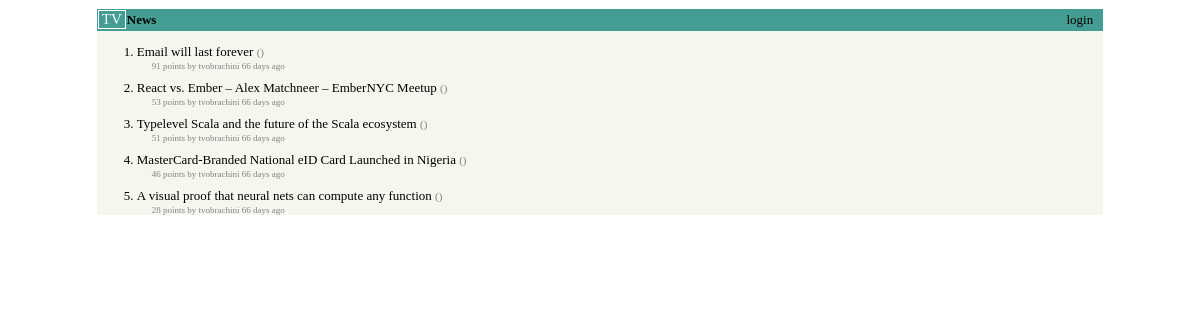
Before: / with the older database file.
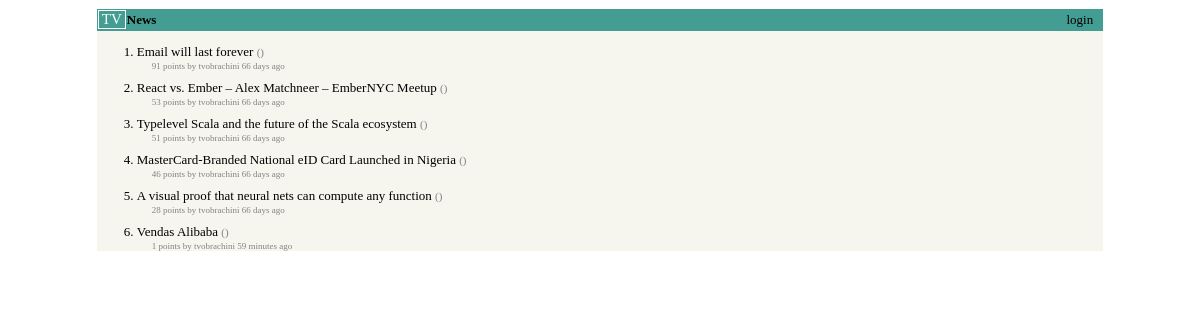
After: the same page with the newer database file.
### stories/models.py (models this page shows, shortened)
class Story(models.Model):
    title = models.CharField(max_length=200)
    url = models.URLField()
    points = models.IntegerField(default=1)
    moderator = models.ForeignKey(User)
    created_at = models.DateTimeField(auto_now_add=True)
    updated_at = models.DateTimeField(auto_now=True)
    @property
    def domain(self):
        return urlparse(self.url).netloc
    class Meta:
        verbose_name_plural = 'stories'

### stories/views.py (the view)
# urls.py: url(r'^$', "stories.views.index"),
def index(request):
    stories = top_stories(top=30)
    return render(request, "stories/index.html", {
                  "stories": stories,
                  "user": request.user
                  })

### stories/templatetags/story_extras.py (called while the page is built)
@register.filter(name="age")
def age(created_at):
    now = datetime.datetime.utcnow().replace(tzinfo=utc)
    age_in_minutes = int((now - created_at).total_seconds())/60
    if age_in_minutes < 60:
        value = age_in_minutes
        precision = "minute"
    elif age_in_minutes < 60*24:
        value = age_in_minutes//60
        precision = "hour"
    else:
        value = age_in_minutes//(60*24)
        precision = "day"
    age_string = "%d %s%s ago" % (value, precision, ("s" if value > 1 else ""))
    return age_string

### stories/views.py (called while the page is built)
def score(story, gravity=1.8, timebase=120):
    points = (story.points - 1)**0.8
    now = datetime.datetime.utcnow().replace(tzinfo=utc)
    age = int((now - story.created_at).total_seconds())/60
    return points/(age+timebase)**1.8

def top_stories(top=180, consider=1000):
    latest_stories = Story.objects.all().order_by("-created_at")[:consider]
    ranked_stories = sorted(
        [(score(story), story) for story in latest_stories],
        reverse=True)
    return [story for _, story in ranked_stories][:top]

### stories/templates/stories/index.html
{% extends "base.html" %}
{% load story_extras %}
{% block content %}
    <ol>
    {% for story in stories %}
        <li>
            <p class="story-title">
                <a href="{{ story.url }}">{{ story.title }}</a> <span class="domain">({{ story.domain }})</span>
            </p>
            <p class="story-info">
                {{ story.points }} points by {{ story.moderator.username }} {{ story.created_at|age }}
            </p>
        </li>
    {% endfor %}
    </ol>
{% endblock content %}

### hackernews/templates/base.html (shortened to what this page needs)
{% load staticfiles %}
<!DOCTYPE html>
<html>
<head>
    <link rel="stylesheet" type="text/css" href="{% static "css/master.css" %}">
</head>
<body>
    <div id="content">
        <div id="header">
            <div id="site-logo">TV</div>
            {% if user.is_authenticated %}
                <div id="user-info">{{ user.username }} | <a href="/story/">submit</a> | <a href="/logout/">logout</a></div>
                {% else %}
                <div id="user-info"><a href="/login/">login</a></div>
            {% endif %}
            <div id="site-title"><h1>News</h1></div>
        </div>
        {% block content %}
        {% endblock content %}
    </div>
</body>
</html>

### hackernews/static/css/master.css (style rules this page uses)
body { font-family: Verdana; font-size: 13px; }
#content { width: 85%; margin-left: auto; margin-right: auto; background-color: #F6F6EF; }
#header { width: 100%; background-color: #449D93; }
#site-logo { display: inline-block; float: left; border: 1px solid #FFFFFF; color: #FFFFFF; font-size: 15px; margin: 1px 0 0 1px; padding: 0 3px 0 3px; }
#site-title { margin-left: 30px; }
#site-title h1 { font-family: Verdana; font-size: 13px; padding: 3px 0 3px 0; }
#user-info { float: right; margin-right: 10px; padding: 3px 0 3px 0; }
#user-info a { text-decoration: none; color: #000000; }
p.story-title { margin: 0 0 1px 0; }
p.story-title a { text-decoration: none; }
p.story-title a:link { color: #000000; }
p.story-title span.domain { color: #828282; font-size: 11px; }
p.story-info { color: #828282; font-size: 9px; margin-top: 0; margin-left: 15px; }

Changed rows visible on the page:
added Story: title "Vendas Alibaba", points "1", moderator.username "tvobrachini", created_at|age "59 minutes ago"
